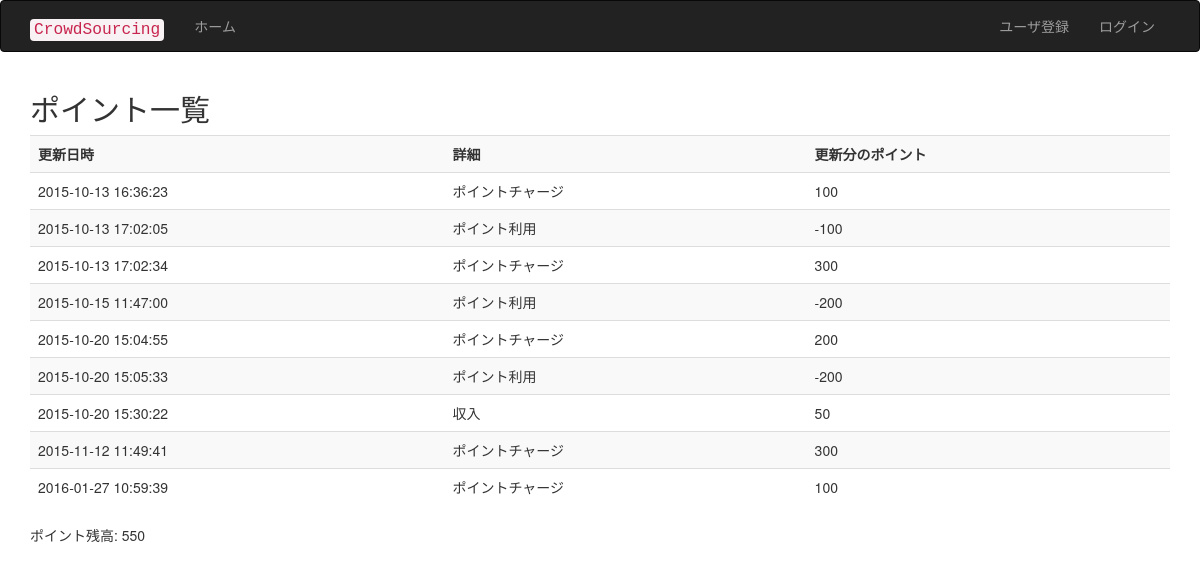
The page /point.php?uid=10jk083 on the database as committed earlier.
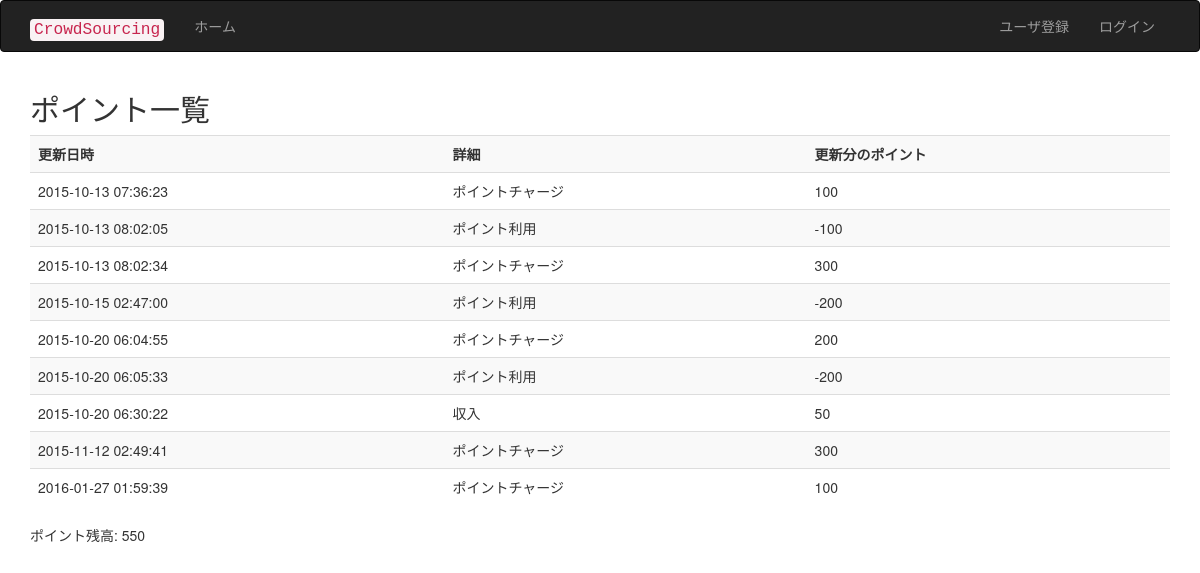
The same page on the database as committed later.
### tables this page shows
CREATE TABLE IF NOT EXISTS `tb_point` (
  `pid` bigint(20) unsigned NOT NULL AUTO_INCREMENT,
  `daytime` timestamp NOT NULL DEFAULT CURRENT_TIMESTAMP ON UPDATE CURRENT_TIMESTAMP,
  `userid` varchar(16) NOT NULL,
  `detail` text NOT NULL,
  `pchange` int(11) NOT NULL,
  PRIMARY KEY (`pid`),
  UNIQUE KEY `pid` (`pid`)
);

### point.php (the view, shortened to what this page needs)
<?php
include('page_header.php');
include 'db_inc.php';
if (isset($_GET['uid'])){
	$userid = $_GET['uid'];
}else{
	if(isset($_SESSION['userid'])){
		$userid=$_SESSION['userid'];
		$uname=$_SESSION['uname'];
	}
}
echo "<h2>ポイント一覧</h2>";
$sql = "SELECT * FROM tb_point natural join tb_user  WHERE userid ='{$userid}' ";
$rs = mysql_query($sql, $conn);
$total =0;
echo '<table  class="table table-striped table-hover">';
echo '<tr><th class="number">更新日時</th><th>詳細</th><th>更新分のポイント</th>';
while ( $row = mysql_fetch_array($rs) ) {
	echo '<tr>';
	echo '<td>' . $row['daytime'] . '</td>';
	echo '<td>' . $row['detail'] . '</td>';
	echo '<td>' . $row['pchange'] . '</td>';
	$total +=  $row['pchange'];
	echo '</tr>';
}
echo '</table>';
echo 'ポイント残高: '.$total;
include('page_footer.php');
?>

### page_header.php (shortened to what this page needs)
<!DOCTYPE html>
<html lang="ja"><head>
<link href="https://maxcdn.bootstrapcdn.com/bootstrap/3.3.5/css/bootstrap.min.css" rel="stylesheet">
</head>
<body>
<div class="navbar navbar-inverse bg-primary">
  <div class="container">
    <div class="navbar-header">
      <a class="navbar-brand" href="index.php"><code>CrowdSourcing</code></a>
    </div>
    <div class="navbar-collapse collapse">
    <?php include('menubar.php'); ?>
    </div>
  </div>
</div>
<div class="container">

### menubar.php (shortened to what this page needs)
<?php
$menu8 = array(
  'ログアウト'  => 'logout.php',
);
$menu9 = array(
  'ユーザ登録'  => 'user_add.php',
  'ログイン'  => 'login.php',
);
echo '<ul class="nav navbar-nav">';
echo '<li><a href="index.php">ホーム</a></li>';
echo '</ul>';
echo '<ul class="nav navbar-nav navbar-right">';
if(isset($_SESSION['post']) ){
  echo '<li><a>' . $_SESSION['uname'] . 'さんがログイン中</a></li>';
  foreach($menu8 as $label=>$url)
    echo '<li><a href="' .$url. '">' . $label . '</a></li>';
}else{
  foreach($menu9 as $label=>$url)
    echo '<li><a href="' .$url. '">' . $label . '</a></li>';
}
echo '</ul>';

### page_footer.php (shortened to what this page needs)
</div>
</body>
</html>

Rows that differ between the two databases and show on the page:
changed tb_point (number 1 of 9 on the later page): daytime "2015-10-13 16:36:23" → "2015-10-13 07:36:23"
changed tb_point (number 2 of 9 on the later page): daytime "2015-10-13 17:02:05" → "2015-10-13 08:02:05"
changed tb_point (number 3 of 9 on the later page): daytime "2015-10-13 17:02:34" → "2015-10-13 08:02:34"
changed tb_point (number 4 of 9 on the later page): daytime "2015-10-15 11:47:00" → "2015-10-15 02:47:00"
changed tb_point (number 5 of 9 on the later page): daytime "2015-10-20 15:04:55" → "2015-10-20 06:04:55"
changed tb_point (number 6 of 9 on the later page): daytime "2015-10-20 15:05:33" → "2015-10-20 06:05:33"
changed tb_point "収入": daytime "2015-10-20 15:30:22" → "2015-10-20 06:30:22"
changed tb_point (number 8 of 9 on the later page): daytime "2015-11-12 11:49:41" → "2015-11-12 02:49:41"
changed tb_point (number 9 of 9 on the later page): daytime "2016-01-27 10:59:39" → "2016-01-27 01:59:39"
